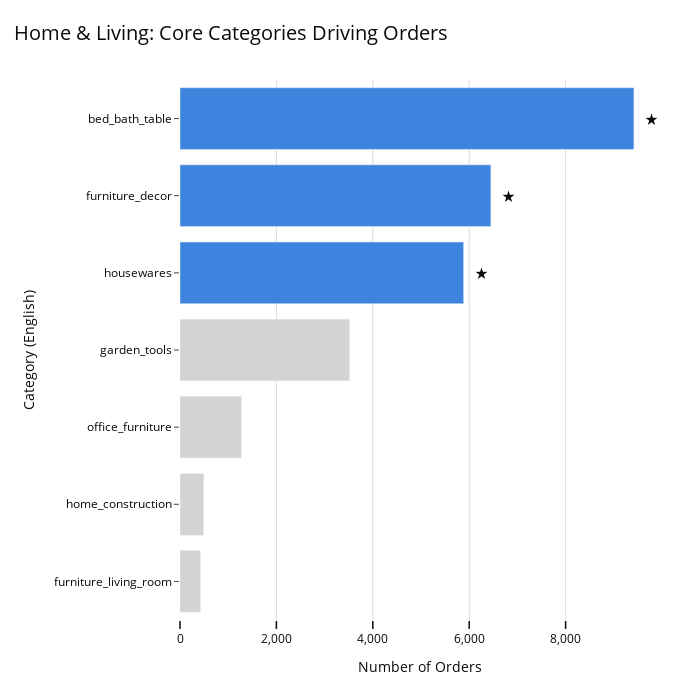

The notebook cell saved with this chart:
### Code cell
# 카테고리별 매출 규모
C_BLACK = "#0B0B0B"
C_BLUE  = "#3E84DF"
C_GRAY  = "#D3D3D3"
GRID    = "rgba(0,0,0,0.15)"  

# Highlight categories
highlight_cats = [
    "housewares",
    "furniture_decor",
    "bed_bath_table"
]

# Data prep (기존 로직 유지)
plot_df = cat_perf.head(30).sort_values("order_cnt", ascending=True)

colors = [
    C_BLUE if c in highlight_cats else C_GRAY
    for c in plot_df["product_category_name_english"]
]

# Figure
fig = go.Figure()

fig.add_trace(
    go.Bar(
        y=plot_df["product_category_name_english"],
        x=plot_df["order_cnt"],
        orientation="h",
        marker_color=colors,
        hovertemplate=(
            "Category: %{y}<br>"
            "Orders: %{x:,.0f}<extra></extra>"
        ),
        showlegend=False
    )
)

# 별(★) Annotation (강조 카테고리)
max_x = plot_df["order_cnt"].max()

for _, row in plot_df.iterrows():
    if row["product_category_name_english"] in highlight_cats:
        fig.add_annotation(
            x=row["order_cnt"] + max_x * 0.02,
            y=row["product_category_name_english"],
            text="★",
            showarrow=False,
            font=dict(size=16, color=C_BLACK),
            xanchor="left",
            yanchor="middle"
        )

# Layout 
fig.update_layout(
    width=700,
    height=700,  
    title=dict(
        text="Home & Living: Core Categories Driving Orders",
        x=0.02,
        font=dict(size=20, color=C_BLACK)
    ),
    xaxis_title="Number of Orders",
    yaxis_title="Category (English)",
    plot_bgcolor="white",
    paper_bgcolor="white",
    font=dict(color=C_BLACK),
    margin=dict(l=180, r=40, t=80, b=80),
)

# Axes (눈금 & 그리드 강조)
fig.update_xaxes(
    showgrid=True,
    gridcolor=GRID,
    zeroline=False,
    ticks="outside",         
    ticklen=8,               
    tickwidth=1.5,
    tickcolor=C_BLACK,
    tickformat=",.0f"
)

fig.update_yaxes(
    showgrid=False,
    ticks="outside",
    tickfont=dict(size=12)
)

fig.show()

### Figure 1 — Plotly figure (JSON) as saved in the notebook; plotly's stock layout.template omitted (floating-point values rounded to 4 significant figures)
{"data": [{"hovertemplate": "Category: %{y}<br>Orders: %{x:,.0f}<extra></extra>", "marker": {"color": ["#D3D3D3", "#D3D3D3", "#D3D3D3", "#D3D3D3", "#3E84DF", "#3E84DF", "#3E84DF"]}, "orientation": "h", "showlegend": false, "type": "bar", "x": [422, 490, 1273, 3518, 5884, 6449, 9417], "y": ["furniture_living_room", "home_construction", "office_furniture", "garden_tools", "housewares", "furniture_decor", "bed_bath_table"]}], "layout": {"annotations": [{"font": {"color": "#0B0B0B", "size": 16}, "showarrow": false, "text": "★", "x": 6072.0, "xanchor": "left", "y": "housewares", "yanchor": "middle"}, {"font": {"color": "#0B0B0B", "size": 16}, "showarrow": false, "text": "★", "x": 6637.0, "xanchor": "left", "y": "furniture_decor", "yanchor": "middle"}, {"font": {"color": "#0B0B0B", "size": 16}, "showarrow": false, "text": "★", "x": 9605.0, "xanchor": "left", "y": "bed_bath_table", "yanchor": "middle"}], "font": {"color": "#0B0B0B"}, "height": 700, "margin": {"b": 80, "l": 180, "r": 40, "t": 80}, "paper_bgcolor": "white", "plot_bgcolor": "white", "title": {"font": {"color": "#0B0B0B", "size": 20}, "text": "Home & Living: Core Categories Driving Orders", "x": 0.02}, "width": 700, "xaxis": {"gridcolor": "rgba(0,0,0,0.15)", "showgrid": true, "tickcolor": "#0B0B0B", "tickformat": ",.0f", "ticklen": 8, "ticks": "outside", "tickwidth": 1.5, "title": {"text": "Number of Orders"}, "zeroline": false}, "yaxis": {"showgrid": false, "tickfont": {"size": 12}, "ticks": "outside", "title": {"text": "Category (English)"}}}}
